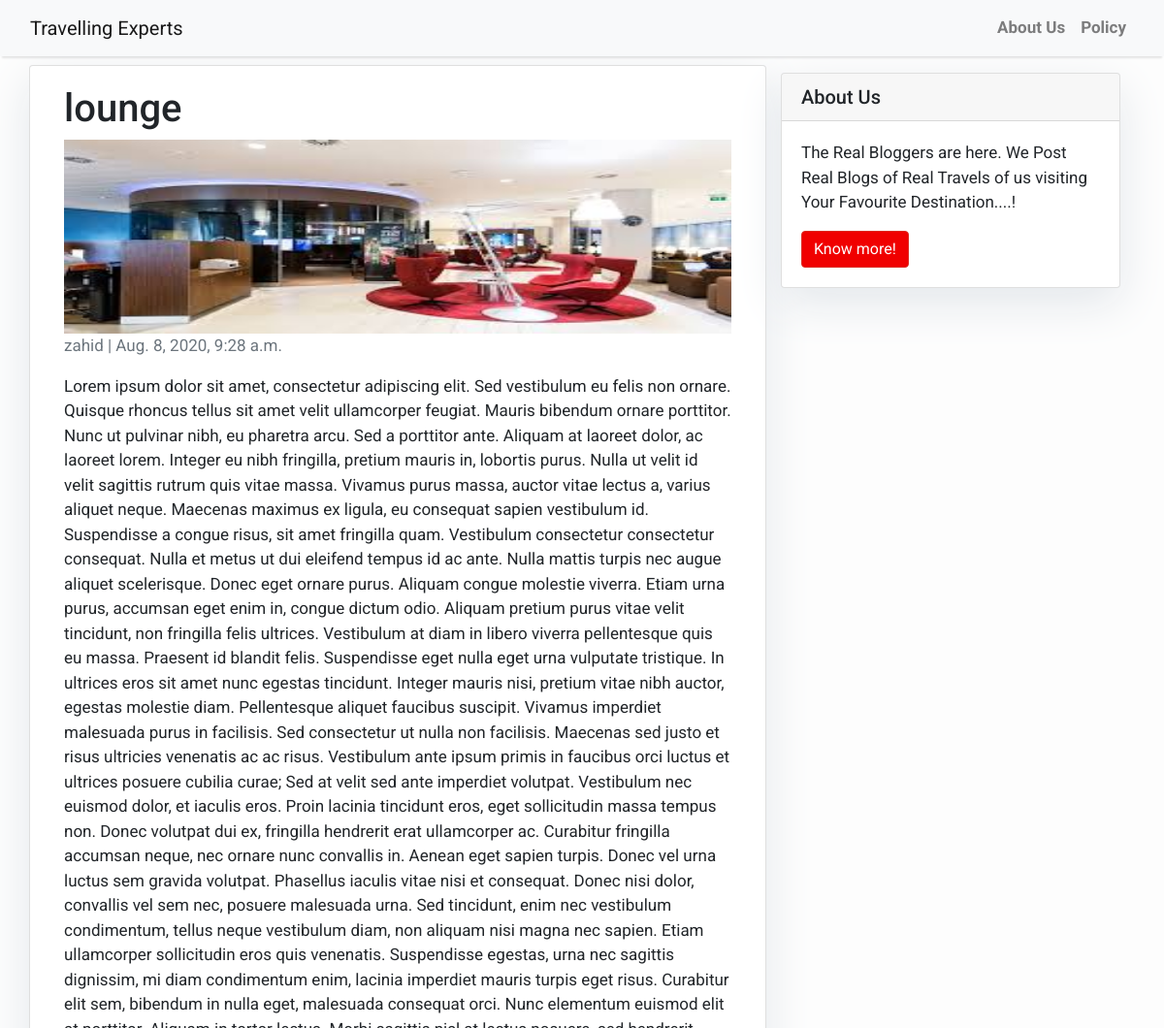
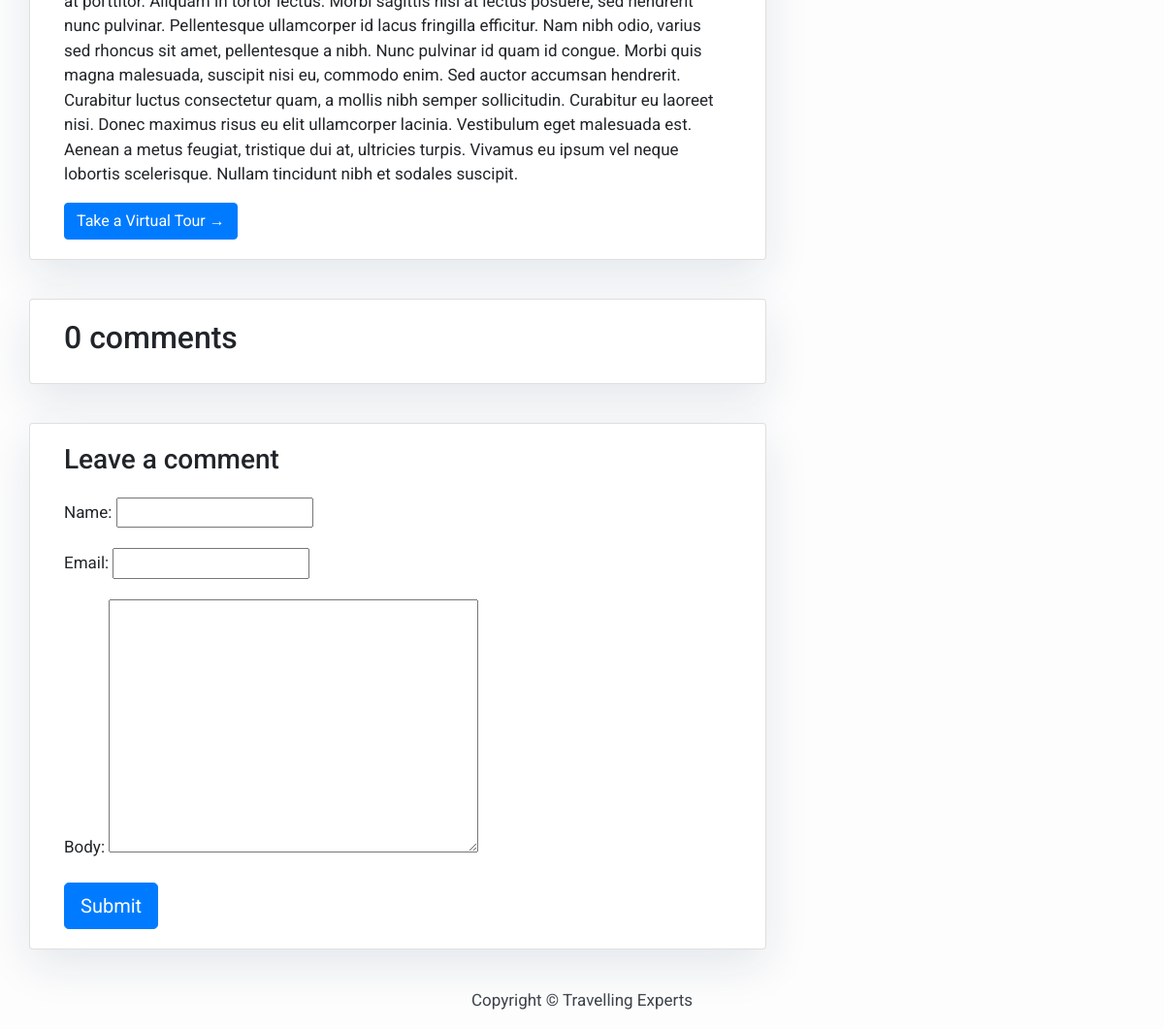
The app's page /p/lounge/ with its own data (2 pictures, top to bottom).
### travel/models.py (models this page shows, shortened)
class Post(models.Model):
    title = models.CharField(max_length=200, unique=True)
    slug = models.SlugField(max_length=200, unique=True)
    author = models.ForeignKey(User, on_delete= models.CASCADE,related_name='blog_posts')
    updated_on = models.DateTimeField(auto_now= True)
    content = models.TextField()
    img = models.ImageField(upload_to='images/', blank=True)
    virtualtour= models.FileField(upload_to='images/', blank=True)
    created_on = models.DateTimeField(auto_now_add=True)
    status = models.IntegerField(choices=STATUS, default=0)
    class Meta:
        ordering = ['-created_on']

### travel/views.py (the view)
# urls.py: path('p/<slug:slug>/', views.PostDetails, name='post'),
def PostDetails(request, slug):
    template_name = 'post.html'
    post = get_object_or_404(Post, slug=slug)
    comments = post.comments.filter(active=True)
    new_comment = None
    if request.method == 'POST':
        comment_form = CommentForm(data=request.POST)
        if comment_form.is_valid():
            new_comment = comment_form.save(commit=False)
            new_comment.post = post
            new_comment.save()
    else:
        comment_form = CommentForm()
    return render(request, template_name, {'post': post, 'comments': comments, 'new_comment': new_comment, 'comment_form': comment_form})

### travel/views.py
class CommentForm(forms.ModelForm):
    class Meta:
        model = Comment
        fields = ('name', 'email', 'body')

### travel/templates/post.html (shortened to what this page needs)
{% extends 'layout.html' %} {% block content %}
<div class="container">
  <div class="row">
    <div class="col-md-8 card mb-4  mt-3 left  top">
      <div class="card-body">
        <h1>{% block title %} {{ post.title }} {% endblock title %}</h1>
        <img src="{{ post.img.url }}" class="img-responsive" style="width:100%;height:200px;" alt="">
        <p class=" text-muted">{{ post.author }} | {{ post.created_on }}</p>
        <p class="card-text ">{{ post.content | safe }}</p>
        <a href="{% url 'VirtualTour' post.slug  %}" class="btn btn-primary">Take a Virtual Tour &rarr;</a>
      </div>
    </div>
    {% block sidebar %} {% include 'sidebar.html' %} {% endblock sidebar %}
    <div class="col-md-8 card mb-4  mt-3 ">
      <div class="card-body">
        <h2>{{ comments.count }} comments</h2>
      </div>
    </div>
    <div class="col-md-8 card mb-4  mt-3 ">
      <div class="card-body">
        {% if new_comment %}
        <div class="alert alert-success" role="alert">
          Your comment is awaiting moderation
        </div>
        {% else %}
        <h3>Leave a comment</h3>
        <form method="post" style="margin-top: 1.3em;">
          {{ comment_form.as_p }}
          <button type="submit" class="btn btn-primary  btn-lg">Submit</button>
        </form>
        {% endif %}
      </div>
    </div>
  </div>
</div>
{% endblock content %}

### travel/templates/layout.html (style rules this page uses)
body { font-family: "Roboto", sans-serif; font-size: 17px; background-color: #fdfdfd; }

### travel/templates/sidebar.html (style rules this page uses)
.card { box-shadow: 0 16px 48px #E3E7EB; }

### records on screen
Post: title "lounge", img (picture), author "zahid", created_on "Aug. 8, 2020, 9:28 a.m.", content "Lorem ipsum dolor sit amet, consectetur adipiscing elit. Sed vestibulum eu felis non ornare. Quisque rhoncus tellus sit amet velit ullamcorper feugiat. Mauris bibendum ornare porttitor. Nunc ut pulvinar nibh, eu pharetra arcu. Sed a porttitor ante. Aliquam at laoreet dolor, ac laoreet lorem. Integer eu nibh fringilla, pretium mauris in, lobortis purus. Nulla ut velit id velit sagittis rutrum quis vitae massa. Vivamus purus massa, auctor vitae lectus a, varius aliquet neque. Maecenas maximus ex ligula, eu consequat sapien vestibulum id. Suspendisse a congue risus, sit amet fringilla quam. Vestibulum consectetur consectetur consequat. Nulla et metus ut dui eleifend tempus id ac ante. Nulla…"

### other values on screen
{{ comments.count }} "0"
